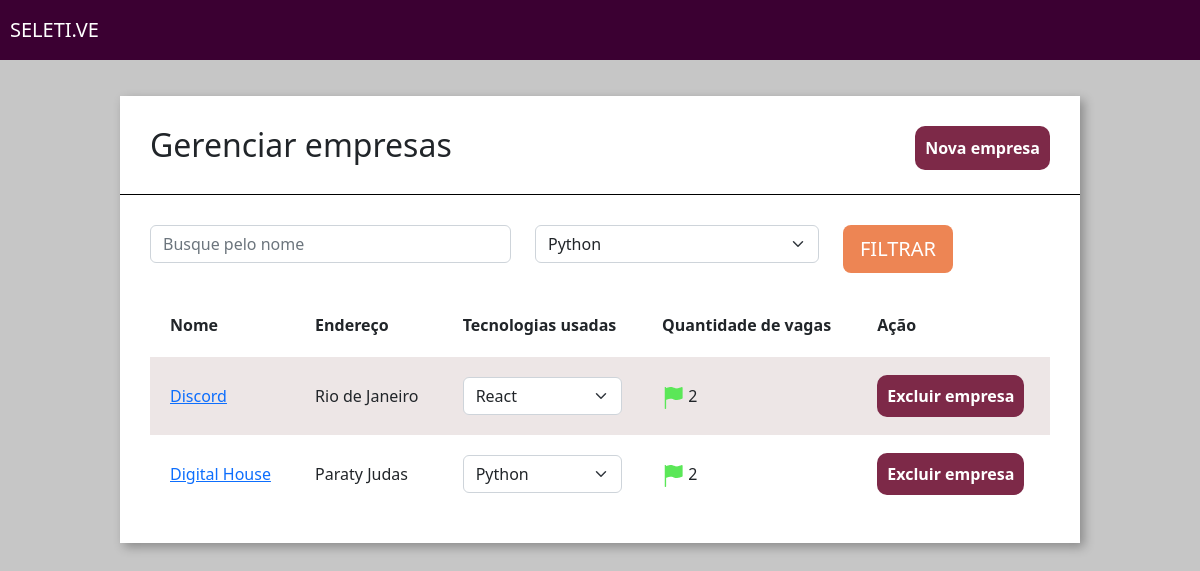
Page /home/empresas/ on the committed database.
### empresa/models.py (models this page shows, shortened)
class Empresa(models.Model):
    choices_nicho_mercado = (
        ('M', 'Marketing'),
        ('N', 'Nutrição'),
        ('D', 'Design')
    )
    logo = models.ImageField(upload_to="logo_empresa", null=True)
    nome = models.CharField(max_length=30)
    email = models.EmailField()
    cidade = models.CharField(max_length=30)
    endereco = models.CharField(max_length=50)
    tecnologias = models.ManyToManyField(Tecnologias)
    caracteristica_empresa = models.TextField()
    nicho_mercado = models.CharField(max_length=3, choices=choices_nicho_mercado)
    def qtd_vagas(self):
        return Vagas.objects.filter(empresa__id=self.id).count()

### empresa/views.py (the view)
# urls.py: path('empresas/', views.empresas, name='empresas'),
def empresas(request):
    technologias_filtrar = request.GET.get('tecnologias')
    nome_filtrar = request.GET.get('nome')
    empresas = Empresa.objects.all()
    if technologias_filtrar:
        empresas = empresas.filter(tecnologias=technologias_filtrar)
    if nome_filtrar:
        empresas = empresas.filter(nome__icontains=nome_filtrar)
    tecnologias = Tecnologias.objects.all()
    return render(request, 'empresas.html', {'empresas': empresas, 'tecnologias': tecnologias})

### empresa/models.py (called while the page is built)
    def __str__(self):
        return self.tecnologia

### empresa/templatetags/filtro.py (called while the page is built)
@register.filter(name="is_par")
def is_par(valor):
    return True if valor % 2 == 0 else False

### empresa/templates/empresas.html (shortened to what this page needs)
{% extends 'base.html' %}
{% load static %}
{% load filtro %}
{% block 'head' %}
<link href="{% static 'empresa/css/empresas.css' %}" rel="stylesheet">
{% endblock%}
{% block 'body' %}
<div class="wrapper">
  <div class="box">
    <div class="header-box">
      <h2 class="titulo">Gerenciar empresas</h2>
      <a href="{% url 'nova_empresa' %}" class="btn-nova-empresa">Nova empresa</a>
    </div>
    <div class="borda-box"></div>
    <div class="body-box">
      <form action="{% url 'empresas' %}" method="GET"> {% csrf_token %}
        <div class="row">
          <div class="col-md-5">
            <input type="text" placeholder="Busque pelo nome" class="form-control" name="nome">
          </div>
          <div class="col-md-4">
            <select class="form-select" name="tecnologias">
              {% for tech in tecnologias %}
              <option value="{{tech.id}}">{{tech}}</option>
              {% endfor %}
            </select>
          </div>
          <div class="col-md-3">
            <input type="submit" value="FILTRAR" class="btn btn-lg btn-orange">
          </div>
        </div>
      </form>
      <table class="tabela" cellpadding="20">
        <tr>
          <th>Nome</th>
          <th>Endereço</th>
          <th>Tecnologias usadas</th>
          <th>Quantidade de vagas</th>
          <th>Ação</th>
        </tr>
        {% for empresa in empresas%}
        <tr {% if not forloop.counter|is_par %} class="tabela-linha" {% endif %}>
          <td><a href="{% url 'empresa' empresa.id %}">{{empresa.nome}}</a></td>
          <td>{{empresa.endereco}}</td>
          <td>
            <select class="form-select">
              {% for tech in empresa.tecnologias.all %}
              <option>{{tech}}</option>
              {% endfor %}
            </select>
          </td>
          <td>
            {% if empresa.qtd_vagas > 0 %}
            <img src="{% static 'empresa/img/flag_green.png' %}">
            {% else %}
            <img src="{% static 'empresa/img/flag_red.png' %}">
            {% endif %}
            {{empresa.qtd_vagas}}
          </td>
          <td>
            <a href="{% url 'excluir_empresa' empresa.id %}" class="btn-excluir">Excluir empresa</a>
          </td>
        </tr>
        {% endfor %}
      </table>
    </div>
  </div>
</div>
{% endblock%}

### templates/static/base/css/base.css (style rules this page uses)
body { background-color: #C6C6C6; }

### templates/static/empresa/css/empresas.css (style rules this page uses)
.wrapper { margin-top: 3%; display: flex; flex-direction: row; justify-content: center; align-items: center; }
.box { width: 80vw; background: #fff; box-shadow: 4px 4px 10px rgba(0, 0, 0, .3); }
.titulo { display: inline; }
.btn-nova-empresa { float: right; text-decoration: none; color: white; background-color: #7D2948; padding: 10px; border-radius: 10px; font-weight: bold; }
.header-box { padding: 30px; }
.borda-box { border-top: 1px solid black; }
.body-box { padding: 30px; }
.btn-orange { background-color: #ED8554; color: white; }
.tabela { width: 100%; margin-top: 20px; }
.tabela-linha { background-color: #EDE6E6; }
.btn-excluir { text-decoration: none; color: white; background-color: #7D2948; padding: 10px; border-radius: 10px; font-weight: bold; }

### rows in the picture
Empresa: nome "Discord", endereco "Rio de Janeiro", qtd_vagas "2"
Empresa: nome "Digital House", endereco "Paraty Judas", qtd_vagas "2"

### other values in the picture
form field tecnologias "Python"
form field value "React"
form field value "Python"
